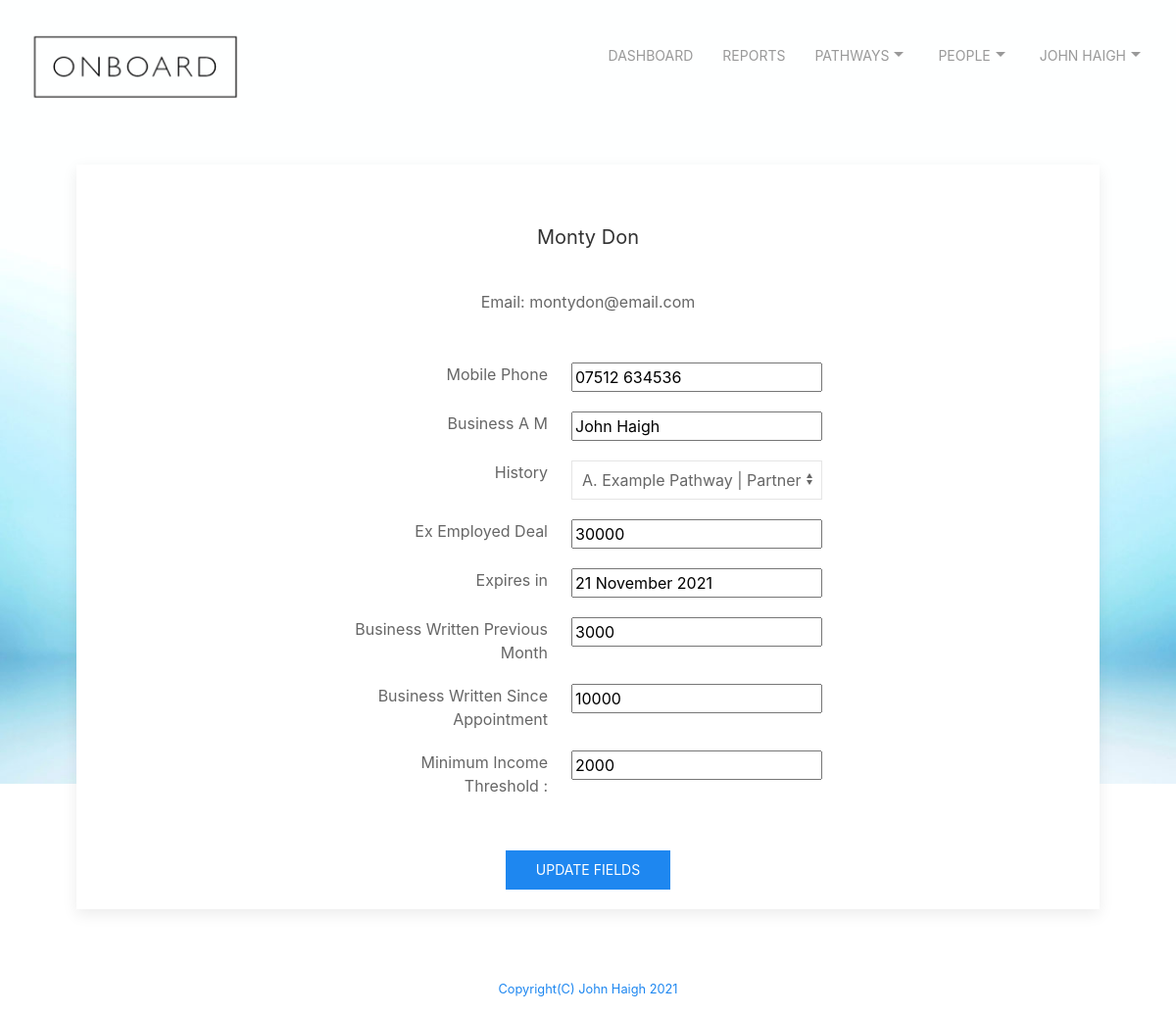
/updatefields?name=montydon@email.com (signed in), run on an earlier commit of the app's database.
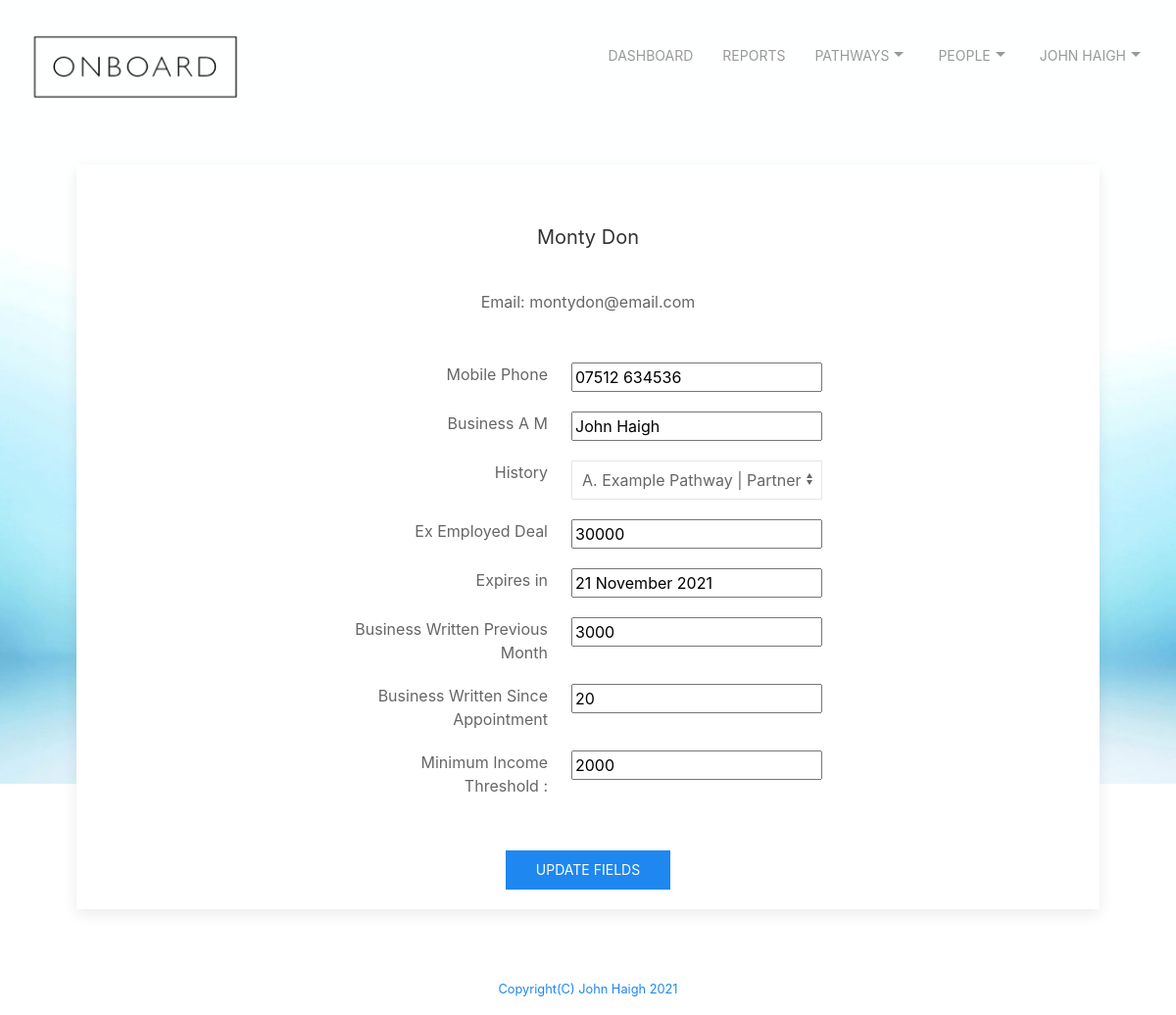
And on a later commit of the database.
### tables this page shows
CREATE TABLE people ('id' integer PRIMARY KEY NOT NULL, 'firstname' text NOT NULL, 'lastname' text NOT NULL, 'mobile' text NOT NULL, 'email' text NOT NULL, 'pdm' text NOT NULL, 'bam' text, 'pathwayEnrolled' text, 'pathwayEnrolledDate' text, 'pathwayEnrolledPosition' text, 'pathwayEnrolledProgress' integer,  'pathwayEnrolledPositionDate' text, 'history' text, 'exEmployedDeal' text, 'exEmployedDealExpiry' text, 'businessWrittenPreviousMonth' integer, 'businessWrittenYearToDate'  integer, 'daysinpathway' integer, 'estcompletion' text, 'score' int, 'minincome' int);

### app.py (the view, shortened to what this page needs)
@app.route("/updatefields", methods=["GET", "POST"])
@login_required
def updatefields():
    if request.method == "GET":
        db = SQL("sqlite:///onboard.db")
        info = db.execute("SELECT * FROM users WHERE id = ?", session["user_id"])
        username = info[0]['email']
        firstname = info[0]['firstname']
        lastname = info[0]['lastname']
        personemail = request.args.get('name')
        fullname = firstname + ' ' + lastname
        rows = db.execute("SELECT DISTINCT * FROM people WHERE email = ?", personemail)
        lanes = db.execute("SELECT pathwayName FROM pathways WHERE email = ? ORDER by pathwayName", username)
        return render_template("updatefields.html", FullName = fullname, rows = rows, lanes = lanes)

### app.py (called while the page is built)
@app.after_request
def after_request(response):
    response.headers["Cache-Control"] = "no-cache, no-store, must-revalidate"
    response.headers["Expires"] = 0
    response.headers["Pragma"] = "no-cache"
    return response

def login_required(f):
    @wraps(f)
    def decorated_function(*args, **kwargs):
        if session.get("user_id") is None:
            return redirect("/login")
        return f(*args, **kwargs)
    return decorated_function

### templates/updatefields.html (shortened to what this page needs)
{% extends "layout.html" %}
{% block main %}
<div class="uk-card uk-card-default uk-card-small">
  <div class="uk-text-center uk-card-body">
    <div class="uk-text-center uk-card-body">
      <h4>{{ rows[0]["firstname"] }} {{ rows[0]['lastname'] }}</h4>
      <p>Email: {{ rows[0]['email'] }}</p>
    </div>
    <div class="center">
      <table class="uk-table uk-table-small">
        <form method="POST">
          <thead>
            <th class="uk-table uk-table-small"></th>
            <th class="uk-table uk-table-small"></th>
          </thead>
          <tr>
            <td style="text-align: right;">Mobile Phone</td>
            <td><input type="text" name="mobile" value="{{ rows[0]['mobile'] }}"></td>
          </tr>
            <td style="text-align: right;">Business A M</td>
            <td><input type="text" name="bam" value="{{ rows[0]['bam'] }}"></td>
          <tr>
            <td style="text-align: right;">History</td>
            <td>
              <select class="uk-select" name="history">
                {% for lanes in lanes %}
                <option>{{ lanes['pathwayName'] }}</option>
                {% endfor %}
              </select>
            </td>
          </tr>
          <tr>
            <td style="text-align: right;">Ex Employed Deal</td>
            <td><input type="text" name="exemployeddeal" value="{{ rows[0]['exEmployedDeal'] }}"></td>
          </tr>
          <tr>
            <td style="text-align: right;">Expires in</td>
            <td><input type="text" name="exemployeddealexpiry" value="{{ rows[0]['exEmployedDealExpiry'] }}"></td>
          </tr>
          <tr>
            <td style="text-align: right;">Business Written Previous Month</td>
            <td><input type="text" name="businessWrittenPreviousMonth" value="{{ rows[0]['businessWrittenPreviousMonth'] }}"></td>
          </tr>
          <tr>
            <td style="text-align: right;">Business Written Since Appointment</td>
            <td><input type="text" name="businessWrittenYearToDate" value="{{ rows[0]['businessWrittenYearToDate'] }}"></td>
          </tr>
          <tr>
            <td style="text-align: right;">Minimum Income Threshold :</td>
            <td><input type="text" name="minincome" value="{{ rows[0]['minincome'] }}"></td>
          </tr>
          </table>
          <br />
          <button class="uk-button uk-button-primary" type="submit">Update Fields</button>
          <br />
    </div>
  </div>
</div>
{% endblock %}

### templates/layout.html (shortened to what this page needs)
<!DOCTYPE html>
<html lang="en">
<head>
  <link href="https://maxcdn.bootstrapcdn.com/bootstrap/4.1.3/css/bootstrap.min.css" rel="stylesheet">
  <link href="/static/styles.css" rel="stylesheet">
  <link rel="stylesheet" href="static/css/uikit.min.css" />
</head>
<div class="uk-position-relative">
  <div class="uk-position-top">
    <nav class="uk-navbar-container uk-navbar-transparent" uk-navbar>
      <div class="uk-navbar-right" >
        <ul class="uk-navbar-nav">
          {% if session.user_id %}
          <li><a href="/dashboard">Dashboard</a></li>
          <li><a href="/report">Reports</a></li>
          <li><a href="/pathways">Pathways<span uk-icon="icon:  triangle-down"></span></a>
          </li>
          <li><a href="/people">People<span uk-icon="icon:  triangle-down"></span></a>
          </li>
          <li>
            <a href="#">{{FullName}}<span uk-icon="icon:  triangle-down"></span></a>
                {% else %}
                <li><a href="/register">Register</a></li>
                <li><a href="/login">Login</a></li>
                {% endif %}
          </li>
        </ul>
      </div>
    </nav>
  </div>
</div>
<body class="p-3 mb-2 bg-light">
  <nav class="uk-navbar-container uk-navbar-transparent">
    {% if session.user_id %}
    <a href="/dashboard"><img src="/static/images/onboard_logo.png" height="75px" width="244px" alt="Logo"></a>
    {% else %}
    <a href="/dashboard"><img src="/static/images/onboard_logo.png" height="75px" width="244px" alt="Logo"></a>
    {% endif %}
  <main class="container p-5">
    {% block main %}{% endblock %}
  </main>
<footer id="page-footer" class="uk-margin-top" uk-sticky="bottom: true">
      <div class="footer">
          <a href="mailto:johnhaigh@icloud.com"><small>Copyright(C) John Haigh 2021</small></p>
        </div>
</footer>
</body>
</html>

What changed in the data, as far as the page shows it:
changed people "Monty": businessWrittenYearToDate "10000" → "20"
